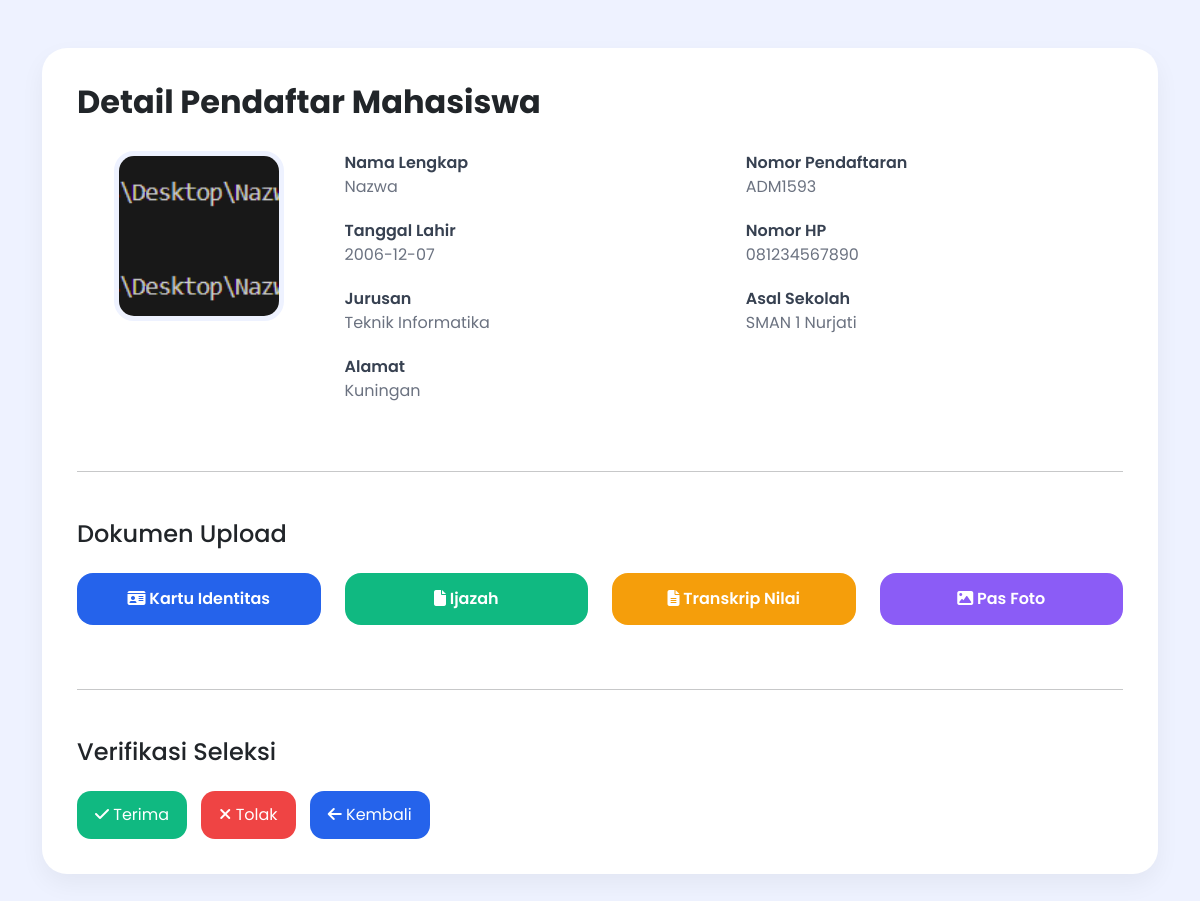
Screenshot of /admin/detail_pendaftar.php?id=1 (signed in) with the database file from the repository.
### tables this page shows
CREATE TABLE `dokumen` (
  `id` int(11) NOT NULL,
  `pendaftar_id` int(11) NOT NULL,
  `foto` varchar(255) DEFAULT NULL,
  `kartu_identitas` varchar(255) DEFAULT NULL,
  `ijazah` varchar(255) DEFAULT NULL,
  `transkrip_nilai` varchar(255) DEFAULT NULL,
  `upload_pada` timestamp NOT NULL DEFAULT current_timestamp(),
  `status` enum('Menunggu Verifikasi','Terverifikasi','Ditolak') DEFAULT 'Menunggu Verifikasi'
);

CREATE TABLE `pendaftar` (
  `id` int(11) NOT NULL,
  `user_id` int(11) NOT NULL,
  `nomor_pendaftaran` varchar(50) NOT NULL,
  `nama_lengkap` varchar(100) NOT NULL,
  `tanggal_lahir` date NOT NULL,
  `alamat` text NOT NULL,
  `no_hp` varchar(20) NOT NULL,
  `jurusan` varchar(100) NOT NULL,
  `asal_sekolah` varchar(100) NOT NULL,
  `status` enum('pending','review','diterima','ditolak','revisi','daftar_ulang') DEFAULT 'pending',
  `dibuat_pada` timestamp NOT NULL DEFAULT current_timestamp()
);

### admin/detail_pendaftar.php (the view, shortened to what this page needs)
<?php
include '../config/koneksi.php';
$id = $_GET['id'];
$query = mysqli_query($conn,"
    SELECT
        dokumen.*,
        pendaftar.*
    FROM dokumen
    JOIN pendaftar
    ON dokumen.pendaftar_id = pendaftar.id
    WHERE dokumen.id='$id'
");
$data = mysqli_fetch_array($query);
?>
<!DOCTYPE html>
<html lang="id">
<head>
<link href="https://cdn.jsdelivr.net/npm/bootstrap@5.3.3/dist/css/bootstrap.min.css"
      rel="stylesheet">
<link rel="stylesheet"
      href="https://cdnjs.cloudflare.com/ajax/libs/font-awesome/6.5.2/css/all.min.css">
</head>
<body>
<div class="container py-5">
    <div class="card-box">
        <h2 class="title">
            Detail Pendaftar Mahasiswa
        </h2>
        <div class="row">
            <div class="col-md-3 text-center mb-4">
                <img src="../uploads/dokumen/<?php echo $data['foto']; ?>"
                     class="foto">
            </div>
            <div class="col-md-9">
                <div class="row">
                    <div class="col-md-6">
                        <div class="label">
                            Nama Lengkap
                        </div>
                        <div class="value">
                            <?php echo $data['nama_lengkap']; ?>
                        </div>
                    </div>
                    <div class="col-md-6">
                        <div class="label">
                            Nomor Pendaftaran
                        </div>
                        <div class="value">
                            <?php echo $data['nomor_pendaftaran']; ?>
                        </div>
                    </div>
                    <div class="col-md-6">
                        <div class="label">
                            Tanggal Lahir
                        </div>
                        <div class="value">
                            <?php echo $data['tanggal_lahir']; ?>
                        </div>
                    </div>
                    <div class="col-md-6">
                        <div class="label">
                            Nomor HP
                        </div>
                        <div class="value">
                            <?php echo $data['no_hp']; ?>
                        </div>
                    </div>
                    <div class="col-md-6">
                        <div class="label">
                            Jurusan
                        </div>
                        <div class="value">
                            <?php echo $data['jurusan']; ?>
                        </div>
                    </div>
                    <div class="col-md-6">
                        <div class="label">
                            Asal Sekolah
                        </div>
                        <div class="value">
                            <?php echo $data['asal_sekolah']; ?>
                        </div>
                    </div>
                    <div class="col-md-12">
                        <div class="label">
                            Alamat
                        </div>
                        <div class="value">
                            <?php echo $data['alamat']; ?>
                        </div>
                    </div>
                </div>
            </div>
        </div>
        <hr class="my-5">
        <h4 class="mb-4">
            Dokumen Upload
        </h4>
        <div class="row">
            <div class="col-md-3 mb-3">
                <a href="../uploads/dokumen/<?php echo $data['kartu_identitas']; ?>"
                   target="_blank"
                   class="doc-btn bg1">
                   <i class="fa-solid fa-id-card"></i>
                   Kartu Identitas
                </a>
            </div>
            <div class="col-md-3 mb-3">
                <a href="../uploads/dokumen/<?php echo $data['ijazah']; ?>"
                   target="_blank"
                   class="doc-btn bg2">
                   <i class="fa-solid fa-file"></i>
                   Ijazah
                </a>
            </div>
            <div class="col-md-3 mb-3">
                <a href="../uploads/dokumen/<?php echo $data['transkrip_nilai']; ?>"
                   target="_blank"
                   class="doc-btn bg3">
                   <i class="fa-solid fa-file-lines"></i>
                   Transkrip Nilai
                </a>
            </div>
            <div class="col-md-3 mb-3">
                <a href="../uploads/dokumen/<?php echo $data['foto']; ?>"
                   target="_blank"
                   class="doc-btn bg4">
                   <i class="fa-solid fa-image"></i>
                   Pas Foto
                </a>
            </div>
        </div>
        <hr class="my-5">
        <h4 class="mb-4">
            Verifikasi Seleksi
        </h4>
        <a href="manage_pendaftar.php?aksi=terima&id=<?php echo $data['id']; ?>"
           class="btn-modern btn-green"
           onclick="return confirm('Terima mahasiswa ini?')">
           <i class="fa-solid fa-check"></i>
           Terima
        </a>
        <a href="manage_pendaftar.php?aksi=tolak&id=<?php echo $data['id']; ?>"
           class="btn-modern btn-red"
           onclick="return confirm('Tolak mahasiswa ini?')">
           <i class="fa-solid fa-xmark"></i>
           Tolak
        </a>
        <a href="manage_pendaftar.php"
           class="btn-modern btn-blue">
           <i class="fa-solid fa-arrow-left"></i>
           Kembali
        </a>
    </div>
</div>
</body>
</html>

### admin/detail_pendaftar.php (style rules this page uses)
body { background:#eef2ff; font-family:'Poppins',sans-serif; }
.card-box { background:white; border-radius:25px; padding:35px; box-shadow:0 10px 25px rgba(0,0,0,0.05); }
.title { font-weight:700; margin-bottom:30px; }
.label { font-weight:600; color:#374151; }
.value { color:#6b7280; margin-bottom:20px; }
.foto { width:170px; height:170px; border-radius:20px; object-fit:cover; border:5px solid #eef2ff; }
.btn-modern { border:none; padding:12px 18px; border-radius:14px; color:white; text-decoration:none; margin-right:10px; display:inline-block; transition:0.3s; }
.btn-green { background:#10b981; }
.btn-red { background:#ef4444; }
.btn-blue { background:#2563eb; }
.doc-btn { width:100%; padding:14px; border-radius:16px; text-decoration:none; color:white; display:block; text-align:center; font-weight:600; transition:0.3s; }
.bg1 { background:#2563eb; }
.bg2 { background:#10b981; }
.bg3 { background:#f59e0b; }
.bg4 { background:#8b5cf6; }

### rows the page displays
dokumen: foto (picture), pendaftar.nama_lengkap "Nazwa", pendaftar.nomor_pendaftaran "ADM1593", pendaftar.tanggal_lahir "2006-12-07", pendaftar.no_hp "081234567890", pendaftar.jurusan "Teknik Informatika", pendaftar.asal_sekolah "SMAN 1 Nurjati", pendaftar.alamat "Kuningan"
